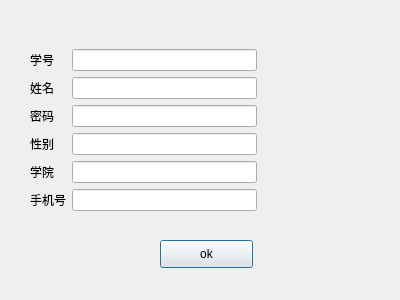
<?xml version="1.0" encoding="UTF-8"?>
<ui version="4.0">
 <class>registerstudent</class>
 <widget class="QDialog" name="registerstudent">
  <property name="geometry">
   <rect>
    <x>0</x>
    <y>0</y>
    <width>400</width>
    <height>300</height>
   </rect>
  </property>
  <property name="windowTitle">
   <string>学生注册</string>
  </property>
  <widget class="QPushButton" name="pushButton">
   <property name="geometry">
    <rect>
     <x>160</x>
     <y>240</y>
     <width>93</width>
     <height>28</height>
    </rect>
   </property>
   <property name="text">
    <string>ok</string>
   </property>
  </widget>
  <widget class="QWidget" name="layoutWidget">
   <property name="geometry">
    <rect>
     <x>30</x>
     <y>30</y>
     <width>227</width>
     <height>200</height>
    </rect>
   </property>
   <layout class="QGridLayout" name="gridLayout_2">
    <item row="0" column="0">
     <layout class="QGridLayout" name="gridLayout">
      <item row="0" column="1">
       <widget class="QLineEdit" name="lineEdit">
        <property name="inputMask">
         <string/>
        </property>
       </widget>
      </item>
      <item row="0" column="0">
       <widget class="QLabel" name="label">
        <property name="text">
         <string>学号</string>
        </property>
       </widget>
      </item>
      <item row="1" column="1">
       <widget class="QLineEdit" name="lineEdit_2"/>
      </item>
      <item row="1" column="0">
       <widget class="QLabel" name="label_2">
        <property name="text">
         <string>姓名</string>
        </property>
       </widget>
      </item>
      <item row="2" column="1">
       <widget class="QLineEdit" name="lineEdit_3"/>
      </item>
      <item row="2" column="0">
       <widget class="QLabel" name="label_3">
        <property name="text">
         <string>密码</string>
        </property>
       </widget>
      </item>
      <item row="3" column="1">
       <widget class="QLineEdit" name="lineEdit_4"/>
      </item>
      <item row="3" column="0">
       <widget class="QLabel" name="label_4">
        <property name="text">
         <string>性别</string>
        </property>
       </widget>
      </item>
      <item row="5" column="0">
       <widget class="QLabel" name="label_6">
        <property name="text">
         <string>手机号</string>
        </property>
       </widget>
      </item>
      <item row="4" column="1">
       <widget class="QLineEdit" name="lineEdit_5"/>
      </item>
      <item row="5" column="1">
       <widget class="QLineEdit" name="lineEdit_6"/>
      </item>
      <item row="4" column="0">
       <widget class="QLabel" name="label_5">
        <property name="text">
         <string>学院</string>
        </property>
       </widget>
      </item>
     </layout>
    </item>
   </layout>
  </widget>
 </widget>
 <resources/>
 <connections/>
</ui>
